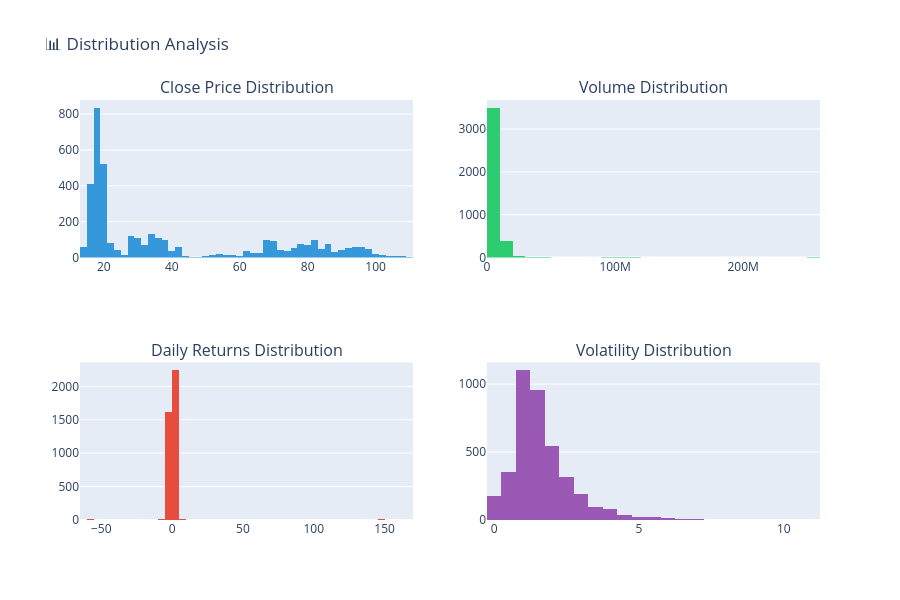

The code cell stored with this chart in its notebook:
### Markdown cell above
## 📈 5. Distribution Analysis

### Code cell
# Price Distribution with Plotly
fig = make_subplots(rows=2, cols=2, subplot_titles=(
    'Close Price Distribution', 'Volume Distribution',
    'Daily Returns Distribution', 'Volatility Distribution'))

fig.add_trace(go.Histogram(x=df['Close'], name='Close', marker_color='#3498db', nbinsx=50), row=1, col=1)
fig.add_trace(go.Histogram(x=df['Volume'], name='Volume', marker_color='#2ecc71', nbinsx=50), row=1, col=2)
fig.add_trace(go.Histogram(x=df['Daily_Return'].dropna(), name='Returns', marker_color='#e74c3c', nbinsx=50), row=2, col=1)
fig.add_trace(go.Histogram(x=df['Volatility'].dropna(), name='Volatility', marker_color='#9b59b6', nbinsx=50), row=2, col=2)

fig.update_layout(height=600, title_text="📊 Distribution Analysis", showlegend=False)
fig.show()

### Figure 1 — Plotly figure (JSON) as saved in the notebook; plotly's stock layout.template omitted (floating-point values rounded to 4 significant figures; data arrays with more than 128 entries replaced by an {"elided": "..."} marker saying what was removed)
{"data": [{"marker": {"color": "#3498db"}, "name": "Close", "nbinsx": 50, "type": "histogram", "x": {"elided": "3925 float values"}, "xaxis": "x", "yaxis": "y"}, {"marker": {"color": "#2ecc71"}, "name": "Volume", "nbinsx": 50, "type": "histogram", "x": {"elided": "3925 int values"}, "xaxis": "x2", "yaxis": "y2"}, {"marker": {"color": "#e74c3c"}, "name": "Returns", "nbinsx": 50, "type": "histogram", "x": {"elided": "3924 float values"}, "xaxis": "x3", "yaxis": "y3"}, {"marker": {"color": "#9b59b6"}, "name": "Volatility", "nbinsx": 50, "type": "histogram", "x": {"elided": "3925 float values"}, "xaxis": "x4", "yaxis": "y4"}], "layout": {"annotations": [{"font": {"size": 16}, "showarrow": false, "text": "Close Price Distribution", "x": 0.225, "xanchor": "center", "xref": "paper", "y": 1, "yanchor": "bottom", "yref": "paper"}, {"font": {"size": 16}, "showarrow": false, "text": "Volume Distribution", "x": 0.775, "xanchor": "center", "xref": "paper", "y": 1, "yanchor": "bottom", "yref": "paper"}, {"font": {"size": 16}, "showarrow": false, "text": "Daily Returns Distribution", "x": 0.225, "xanchor": "center", "xref": "paper", "y": 0.375, "yanchor": "bottom", "yref": "paper"}, {"font": {"size": 16}, "showarrow": false, "text": "Volatility Distribution", "x": 0.775, "xanchor": "center", "xref": "paper", "y": 0.375, "yanchor": "bottom", "yref": "paper"}], "height": 600, "showlegend": false, "title": {"text": "📊 Distribution Analysis"}, "xaxis": {"anchor": "y", "domain": [0, 0.45]}, "xaxis2": {"anchor": "y2", "domain": [0.55, 1]}, "xaxis3": {"anchor": "y3", "domain": [0, 0.45]}, "xaxis4": {"anchor": "y4", "domain": [0.55, 1]}, "yaxis": {"anchor": "x", "domain": [0.625, 1]}, "yaxis2": {"anchor": "x2", "domain": [0.625, 1]}, "yaxis3": {"anchor": "x3", "domain": [0, 0.375]}, "yaxis4": {"anchor": "x4", "domain": [0, 0.375]}}}
